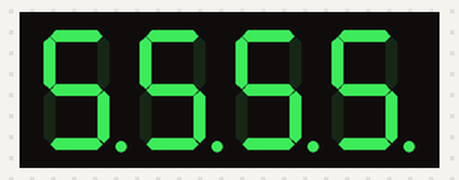
Bench run of a sketch on a simulated Arduino Uno, built with avr-gcc and run on an emulated ATmega328P. Shown: 4-digit seven-segment display. Wiring (from diagram.json): 4-digit 7-segment display, segments lit when LOW: segments pin 2, pin 3, pin 4, pin 5, pin 6, pin 7, pin 8; digit selects pin 10, pin 11, pin 12, pin 13. The segment pins are drawn as the display they are named for.

Above: at 0.2 s.
At 1.1 s:
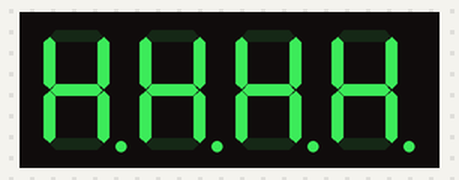
At 3.1 s:
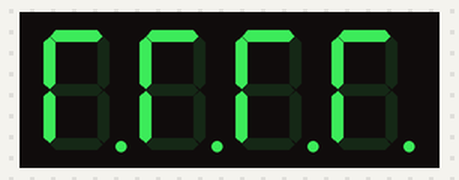
At 4.1 s:
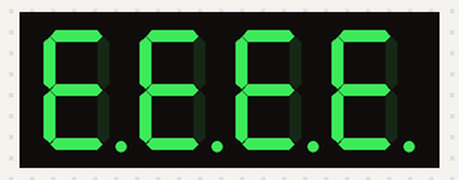
At 5.1 s:
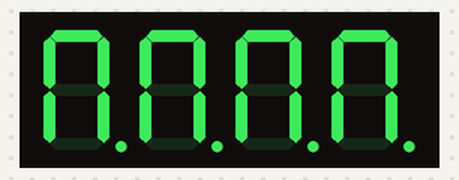

Measured:
- by itself, everything shown: repeats every 6.0 s, in 6 steps
- what the display in image 0 shows lasts 0.9 s, from 0.2 s to 1.1 s
- what the display in image 1 shows lasts 1.0 s, from 1.1 s to 2.1 s

The sketch:

sketch.ino
```cpp
const int segA = 2;
const int segB = 3;
const int segC = 4;
const int segD = 5;
const int segE = 6;
const int segF = 7;
const int segG = 8;

const int D1 = 10;
const int D2 = 11;
const int D3 = 12;
const int D4 = 13;

void setup(){
    pinMode(segA, OUTPUT);
    pinMode(segB, OUTPUT);
    pinMode(segC, OUTPUT);
    pinMode(segD, OUTPUT);
    pinMode(segE, OUTPUT);
    pinMode(segF, OUTPUT);
    pinMode(segG, OUTPUT);
    pinMode(D1, OUTPUT);
    pinMode(D2, OUTPUT);
    pinMode(D3, OUTPUT);
    pinMode(D4, OUTPUT);
}

void loop(){
  digitalWrite(D1, HIGH);
  digitalWrite(D2, HIGH);
  digitalWrite(D3, HIGH);
  digitalWrite(D4, HIGH);

  S();
  delay(1000);
  H();
  delay(1000);
  E_();
  delay(1000);
  R();
  delay(1000);
  E_();
  delay(1000);
  N();
  delay(1000);
}

void S(){
  digitalWrite(segA, LOW);
  digitalWrite(segB, HIGH);
  digitalWrite(segC, LOW);
  digitalWrite(segD, LOW);
  digitalWrite(segE, HIGH);
  digitalWrite(segF, LOW);
  digitalWrite(segG, LOW);
}

void H(){
  digitalWrite(segA, HIGH);
  digitalWrite(segB, LOW);
  digitalWrite(segC, LOW);
  digitalWrite(segD, HIGH);
  digitalWrite(segE, LOW);
  digitalWrite(segF, LOW);
  digitalWrite(segG, LOW);
}

void E_(){
  digitalWrite(segA, LOW);
  digitalWrite(segB, HIGH);
  digitalWrite(segC, HIGH);
  digitalWrite(segD, LOW);
  digitalWrite(segE, LOW);
  digitalWrite(segF, LOW);
  digitalWrite(segG, LOW);
}

void R(){
  digitalWrite(segA, LOW);
  digitalWrite(segB, HIGH);
  digitalWrite(segC, HIGH);
  digitalWrite(segD, HIGH);
  digitalWrite(segE, LOW);
  digitalWrite(segF, LOW);
  digitalWrite(segG, HIGH);
}

void N(){
  digitalWrite(segA, LOW);
  digitalWrite(segB, LOW);
  digitalWrite(segC, LOW);
  digitalWrite(segD, HIGH);
  digitalWrite(segE, LOW);
  digitalWrite(segF, LOW);
  digitalWrite(segG, HIGH);
}
```
